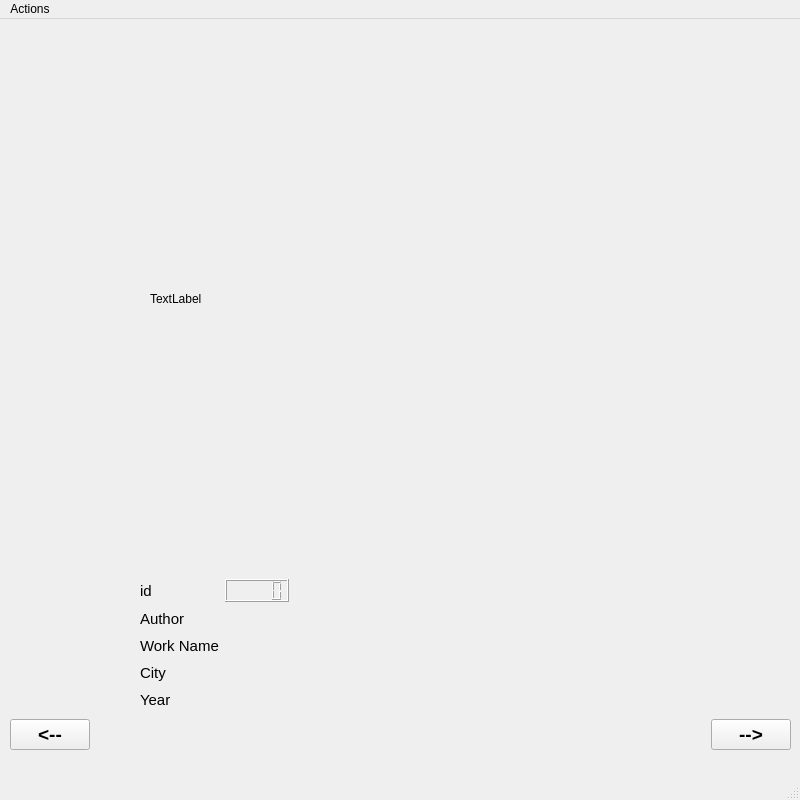
<?xml version="1.0" encoding="UTF-8"?>
<ui version="4.0">
 <class>FormWindow</class>
 <widget class="QMainWindow" name="FormWindow">
  <property name="geometry">
   <rect>
    <x>0</x>
    <y>0</y>
    <width>800</width>
    <height>800</height>
   </rect>
  </property>
  <property name="windowTitle">
   <string>Form Window</string>
  </property>
  <widget class="QWidget" name="centralwidget">
   <widget class="QLabel" name="label_11">
    <property name="geometry">
     <rect>
      <x>150</x>
      <y>30</y>
      <width>500</width>
      <height>500</height>
     </rect>
    </property>
    <property name="text">
     <string>TextLabel</string>
    </property>
   </widget>
   <widget class="QWidget" name="horizontalLayoutWidget">
    <property name="geometry">
     <rect>
      <x>10</x>
      <y>700</y>
      <width>781</width>
      <height>31</height>
     </rect>
    </property>
    <layout class="QHBoxLayout" name="horizontalLayout">
     <item>
      <widget class="QPushButton" name="pushButton">
       <property name="font">
        <font>
         <pointsize>14</pointsize>
         <weight>75</weight>
         <bold>true</bold>
        </font>
       </property>
       <property name="text">
        <string>&lt;--</string>
       </property>
      </widget>
     </item>
     <item>
      <spacer name="horizontalSpacer">
       <property name="orientation">
        <enum>Qt::Horizontal</enum>
       </property>
       <property name="sizeHint" stdset="0">
        <size>
         <width>40</width>
         <height>20</height>
        </size>
       </property>
      </spacer>
     </item>
     <item>
      <widget class="QPushButton" name="pushButton_2">
       <property name="font">
        <font>
         <pointsize>14</pointsize>
         <weight>75</weight>
         <bold>true</bold>
        </font>
       </property>
       <property name="text">
        <string>--&gt;</string>
       </property>
      </widget>
     </item>
    </layout>
   </widget>
   <widget class="QWidget" name="gridLayoutWidget_2">
    <property name="geometry">
     <rect>
      <x>140</x>
      <y>560</y>
      <width>501</width>
      <height>131</height>
     </rect>
    </property>
    <layout class="QGridLayout" name="gridLayout_2">
     <item row="0" column="0">
      <widget class="QLabel" name="label">
       <property name="font">
        <font>
         <pointsize>11</pointsize>
        </font>
       </property>
       <property name="text">
        <string>id</string>
       </property>
      </widget>
     </item>
     <item row="3" column="0">
      <widget class="QLabel" name="label_3">
       <property name="font">
        <font>
         <pointsize>11</pointsize>
        </font>
       </property>
       <property name="text">
        <string>Author</string>
       </property>
      </widget>
     </item>
     <item row="4" column="0">
      <widget class="QLabel" name="label_5">
       <property name="font">
        <font>
         <pointsize>11</pointsize>
        </font>
       </property>
       <property name="text">
        <string>Work Name</string>
       </property>
      </widget>
     </item>
     <item row="6" column="0">
      <widget class="QLabel" name="label_9">
       <property name="font">
        <font>
         <pointsize>11</pointsize>
        </font>
       </property>
       <property name="text">
        <string>Year</string>
       </property>
      </widget>
     </item>
     <item row="5" column="0">
      <widget class="QLabel" name="label_7">
       <property name="font">
        <font>
         <pointsize>11</pointsize>
        </font>
       </property>
       <property name="text">
        <string>City</string>
       </property>
      </widget>
     </item>
     <item row="6" column="1">
      <widget class="QLabel" name="label_4">
       <property name="font">
        <font>
         <pointsize>10</pointsize>
        </font>
       </property>
       <property name="text">
        <string/>
       </property>
      </widget>
     </item>
     <item row="0" column="4">
      <spacer name="horizontalSpacer_3">
       <property name="orientation">
        <enum>Qt::Horizontal</enum>
       </property>
       <property name="sizeHint" stdset="0">
        <size>
         <width>40</width>
         <height>20</height>
        </size>
       </property>
      </spacer>
     </item>
     <item row="0" column="2">
      <spacer name="horizontalSpacer_2">
       <property name="orientation">
        <enum>Qt::Horizontal</enum>
       </property>
       <property name="sizeHint" stdset="0">
        <size>
         <width>40</width>
         <height>20</height>
        </size>
       </property>
      </spacer>
     </item>
     <item row="0" column="3">
      <spacer name="horizontalSpacer_4">
       <property name="orientation">
        <enum>Qt::Horizontal</enum>
       </property>
       <property name="sizeHint" stdset="0">
        <size>
         <width>40</width>
         <height>20</height>
        </size>
       </property>
      </spacer>
     </item>
     <item row="3" column="1" colspan="3">
      <widget class="QLabel" name="label_10">
       <property name="font">
        <font>
         <pointsize>10</pointsize>
        </font>
       </property>
       <property name="text">
        <string/>
       </property>
      </widget>
     </item>
     <item row="4" column="1" colspan="4">
      <widget class="QLabel" name="label_2">
       <property name="font">
        <font>
         <pointsize>10</pointsize>
        </font>
       </property>
       <property name="text">
        <string/>
       </property>
      </widget>
     </item>
     <item row="5" column="1" colspan="3">
      <widget class="QLabel" name="label_6">
       <property name="font">
        <font>
         <pointsize>10</pointsize>
        </font>
       </property>
       <property name="text">
        <string/>
       </property>
      </widget>
     </item>
     <item row="0" column="1">
      <widget class="QLCDNumber" name="lcdNumber">
       <property name="font">
        <font>
         <pointsize>12</pointsize>
        </font>
       </property>
      </widget>
     </item>
    </layout>
   </widget>
  </widget>
  <widget class="QMenuBar" name="menubar">
   <property name="geometry">
    <rect>
     <x>0</x>
     <y>0</y>
     <width>800</width>
     <height>18</height>
    </rect>
   </property>
   <widget class="QMenu" name="menuFile">
    <property name="title">
     <string>Actions</string>
    </property>
    <addaction name="actionGo_to_Table"/>
    <addaction name="actionExit"/>
   </widget>
   <addaction name="menuFile"/>
  </widget>
  <widget class="QStatusBar" name="statusbar"/>
  <action name="actionExit">
   <property name="text">
    <string>Exit</string>
   </property>
  </action>
  <action name="actionGo_to_Table">
   <property name="text">
    <string>Go_to_Table</string>
   </property>
  </action>
 </widget>
 <resources/>
 <connections/>
</ui>
